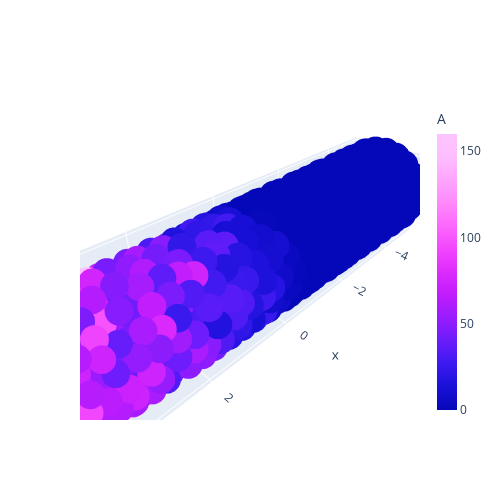

The notebook cell saved with this chart:
### Code cell
result.plot_species("A", t_ndx=-1, size=10)

### Figure 1 — Plotly figure (JSON) as saved in the notebook; plotly's stock layout.template omitted (floating-point values rounded to 4 significant figures; data arrays with more than 128 entries replaced by an {"elided": "..."} marker saying what was removed)
{"data": [{"marker": {"color": {"elided": "1059 int values"}, "colorbar": {"thickness": 20, "title": {"text": "A"}}, "colorscale": [[0, "#0508b8"], [0.08333, "#1910d8"], [0.1667, "#3c19f0"], [0.25, "#6b1cfb"], [0.3333, "#981cfd"], [0.4167, "#bf1cfd"], [0.5, "#dd2bfd"], [0.5833, "#f246fe"], [0.6667, "#fc67fd"], [0.75, "#fe88fc"], [0.8333, "#fea5fd"], [0.9167, "#febefe"], [1, "#fec3fe"]], "size": 10}, "mode": "markers", "name": "A", "type": "scatter3d", "x": {"elided": "1059 float values"}, "y": {"elided": "1059 float values"}, "z": {"elided": "1059 float values"}}], "layout": {"height": 500, "scene": {"aspectmode": "data"}, "width": 500, "xaxis": {"range": [-5, 5]}, "yaxis": {"range": [-1, 1.0]}}}
